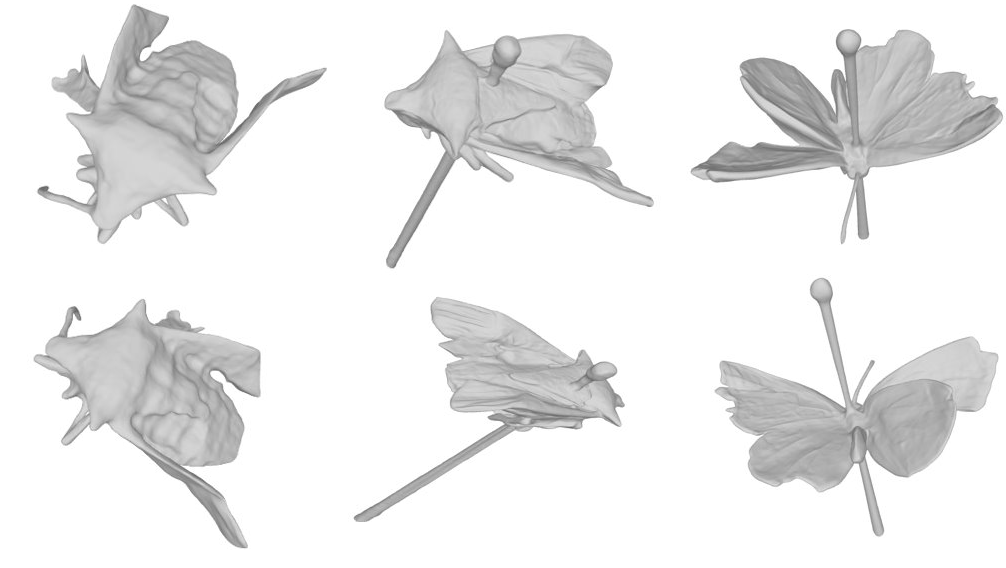
#> input picture all_meshes.png, 1006 x 568 px; its folder holds 2 pictures in this run
$ python DNASC.py
#> lines starting #> are read from the running program, lines starting #| are printed output that depends on the picture; pictures that were not available may be replaced by others from this repository, and a replacement may not be noted
import os
import numpy as np
import cv2 as cv
import matplotlib.pyplot as plt
from scipy.ndimage import gaussian_filter

def compute_scores(rgb_dir, output_dir, error_map_dir=None, mask_dir=None, error_weight=0.3):
    # Create output directory if it doesn’t exist
#> called with rgb_dir = '', output_dir = '', mask_dir = '', error_weight = 0.3
    os.makedirs(output_dir, exist_ok=True)

    # Get list of RGB files
    rgb_files = [f for f in os.listdir(rgb_dir) if f.lower().endswith('.png')]

    # Process each RGB view
    for rgb_file in rgb_files:
        # Extract view_id as the filename without the .png extension
        view_id = os.path.splitext(rgb_file)[0]

        # Load RGB image
        rgb_path = os.path.join(rgb_dir, rgb_file)
        rgb_map = cv.imread(rgb_path).astype(np.float32) / 255.0  # Shape: [H, W, 3]
#> rgb_map: shape (568, 1006, 3) float32; min 0.376, max 1, mean 0.926
        rgb_gray = cv.cvtColor(rgb_map, cv.COLOR_BGR2GRAY)  # Shape: [H, W]

        # Check if RGB map loaded correctly
        if rgb_map is None:
            raise ValueError(f"Failed to load RGB image: {rgb_path}")

        # Load mask if provided
        if mask_dir and os.path.exists(os.path.join(mask_dir, f"{view_id}.png")):
            mask_path = os.path.join(mask_dir, f"{view_id}.png")
            mask = cv.imread(mask_path, cv.IMREAD_GRAYSCALE).astype(np.float32) / 255.0
            if mask is None:
                raise ValueError(f"Failed to load mask image: {mask_path}")
            mask = (mask > 0.5).astype(np.float32)  # Binary mask: 1 for foreground, 0 for background
        else:
            mask = np.ones_like(rgb_gray, dtype=np.float32)

        # Apply minimal Gaussian blur to preserve fine details
        rgb_gray_smooth = gaussian_filter(rgb_gray, sigma=0.3)

        # Edge detection using Canny to highlight fine structures
        edges = cv.Canny((rgb_gray_smooth * 255).astype(np.uint8), 100, 200) / 255.0
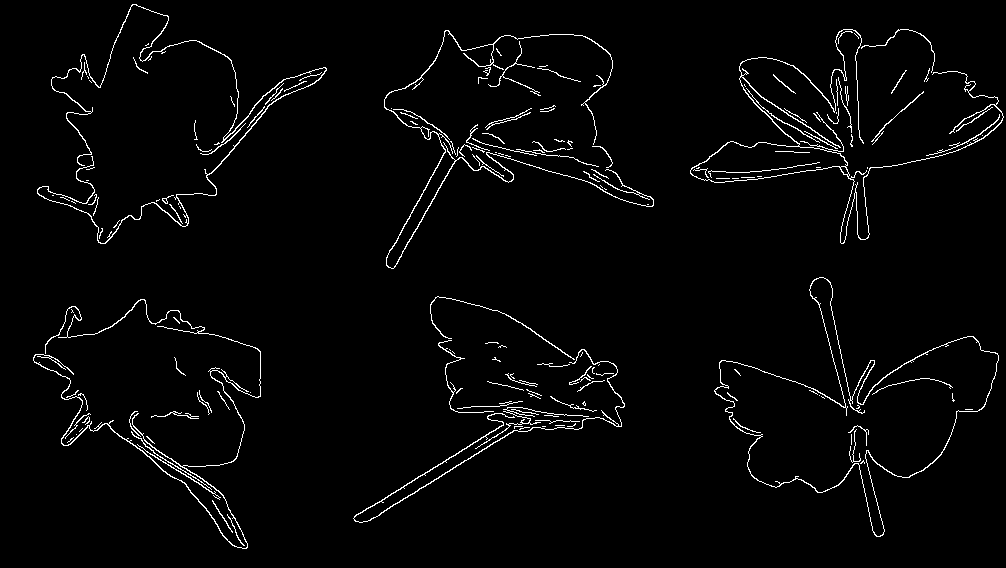
#> edges: shape (568, 1006) float64; values 0 (black) and 1 (white), 2.5% white in thin lines or dots

        # Compute intensity variance at multiple scales
        kernel_size_small = 3
        kernel_small = np.ones((kernel_size_small, kernel_size_small), dtype=np.float32)
        mean_small = cv.filter2D(rgb_gray_smooth, -1, kernel_small / (kernel_size_small * kernel_size_small))
        squared_small = rgb_gray_smooth**2
        mean_squared_small = cv.filter2D(squared_small, -1, kernel_small / (kernel_size_small * kernel_size_small))
        variance_small = mean_squared_small - mean_small**2
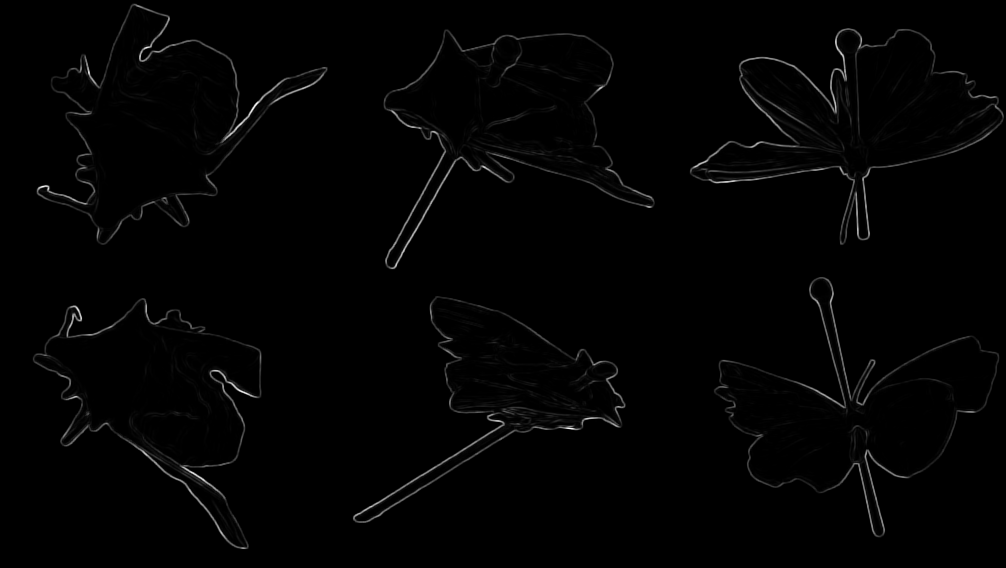
#> variance_small: shape (568, 1006) float32; min -2.38e-07, max 0.0576, mean 0.000657; drawn with min black and max white

        kernel_size_large = 7
        kernel_large = np.ones((kernel_size_large, kernel_size_large), dtype=np.float32)
        mean_large = cv.filter2D(rgb_gray_smooth, -1, kernel_large / (kernel_size_large * kernel_size_large))
        mean_squared_large = cv.filter2D(squared_small, -1, kernel_large / (kernel_size_large * kernel_size_large))
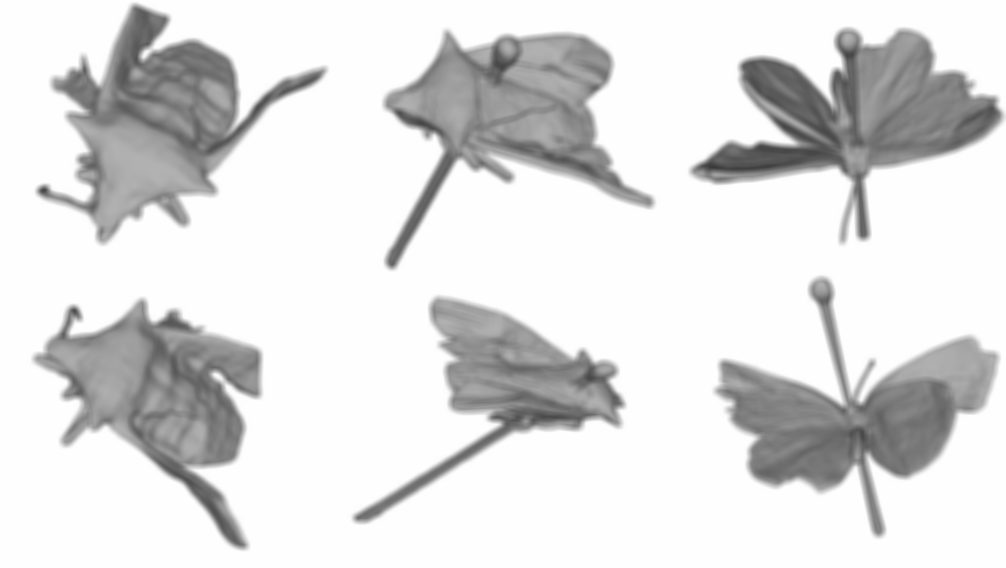
#> mean_squared_large: shape (568, 1006) float32; min 0.224, max 1, mean 0.874
        variance_large = mean_squared_large - mean_large**2
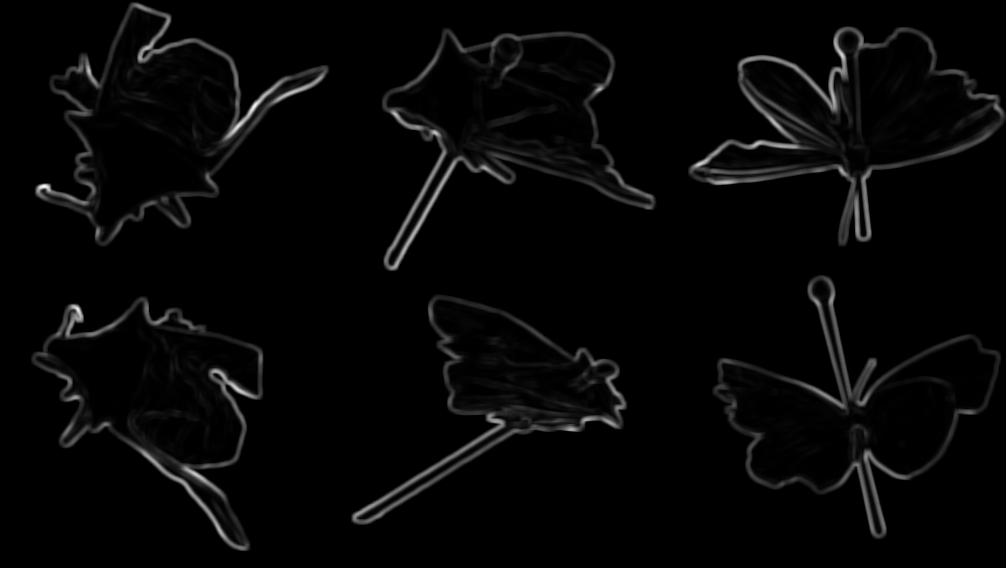
#> variance_large: shape (568, 1006) float32; min -4.17e-07, max 0.066, mean 0.00169; drawn with min black and max white

        # Combine variances from both scales
        variance = 0.6 * variance_small + 0.4 * variance_large

        # Apply logarithmic transformation
        variance = np.log1p(variance * 2000)
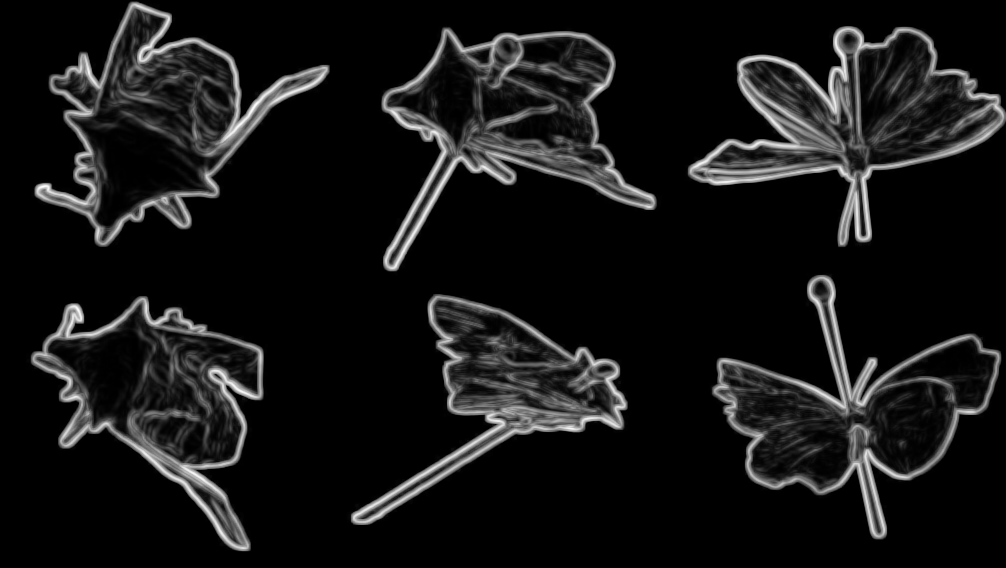
#> variance: shape (568, 1006) float32; min -0.000191, max 4.78, mean 0.411; drawn with min black and max white

        # Normalize variance
        variance_norm = variance / (np.max(variance) + 1e-8)

        # Apply histogram equalization
        variance_norm = cv.equalizeHist((variance_norm * 255).astype(np.uint8)).astype(np.float32) / 255.0
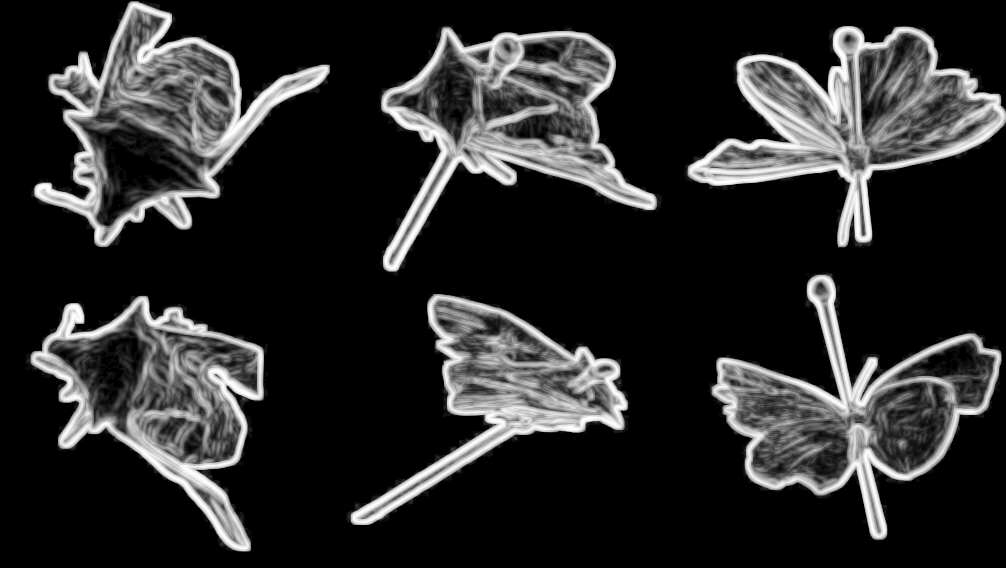
#> variance_norm: shape (568, 1006) float32; min 0, max 1, mean 0.165

        # Combine variance with edge map and apply mask
        S_i = (0.95 * variance_norm + 0.05 * edges) * mask

        # Incorporate error map if provided
        if error_map_dir and os.path.exists(os.path.join(error_map_dir, f"{view_id}.npy")):
            error_map = np.load(os.path.join(error_map_dir, f"{view_id}.npy"))
            error_map = error_map / (np.max(error_map) + 1e-8)  # Normalize
            # Resize error_map to match S_i dimensions
            H, W = S_i.shape
            error_map = cv.resize(error_map, (W, H), interpolation=cv.INTER_LINEAR)
            # Apply mask to error_map
            error_map = error_map * mask
            S_i = (1 - error_weight) * S_i + error_weight * error_map

        # Normalize the combined score
        S_i = S_i / (np.max(S_i) + 1e-8)

        # Apply threshold
        S_i = np.where(S_i > 0.001, S_i, 0)

        # Debug: Log distribution
        print(f"View {view_id} - S_i Min: {S_i.min():.4f}, Max: {S_i.max():.4f}, Mean: {S_i.mean():.4f}, Std: {S_i.std():.4f}")
#| View all_meshes - S_i Min: 0.0000, Max: 1.0000, Mean: 0.1584, Std: 0.2765
        print(f"View {view_id} - Fraction of non-zero scores: {np.sum(S_i > 0) / S_i.size:.4f}")
#| View all_meshes - Fraction of non-zero scores: 0.3279

        # Save score
        np.save(os.path.join(output_dir, f"{view_id}.npy"), S_i)

        # Visualization - Save RGB image
        plt.figure(figsize=(10, 10), dpi=300)
        plt.imshow(rgb_map)
        plt.title(f"RGB Image (View {view_id})")
        plt.axis('off')
        plt.savefig(os.path.join(output_dir, f"rgb_view_{view_id}.png"), bbox_inches='tight')
        plt.close()

        # Visualization - Save Thin Structure Score image
        plt.figure(figsize=(10, 10), dpi=300)
        plt.imshow(S_i, cmap='hot')
        plt.title(f"Thin Structure Score (View {view_id})")
        plt.colorbar(label='Score Intensity')
        plt.axis('off')
        plt.savefig(os.path.join(output_dir, f"score_view_{view_id}.png"), bbox_inches='tight')
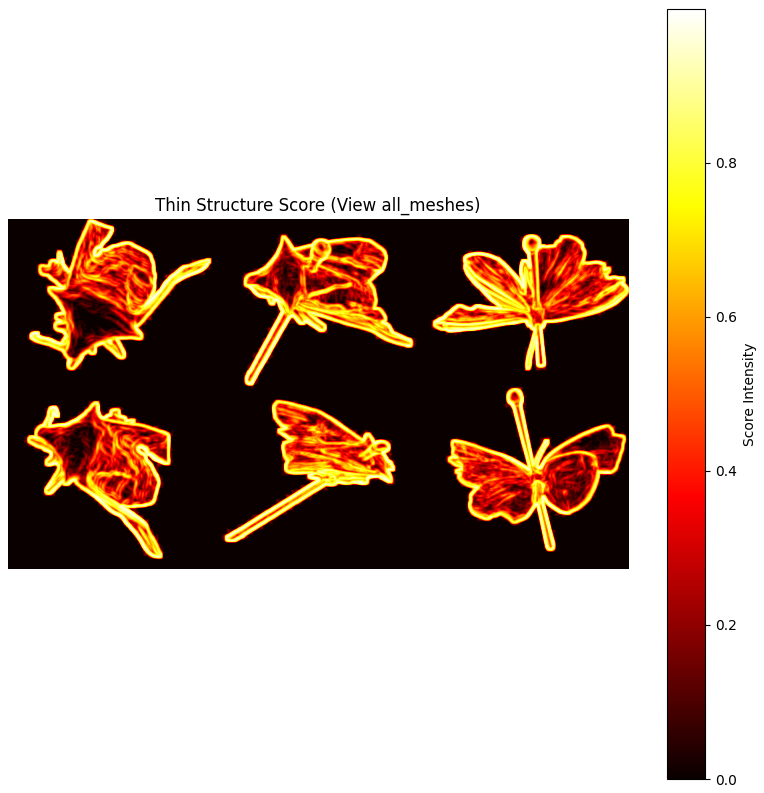
#> figure drawn by matplotlib, 2 panels
        plt.close()

if __name__ == "__main__":
    rgb_dir = ""
    output_dir = ""
    mask_dir = ""
    compute_scores(rgb_dir, output_dir, mask_dir=mask_dir)
